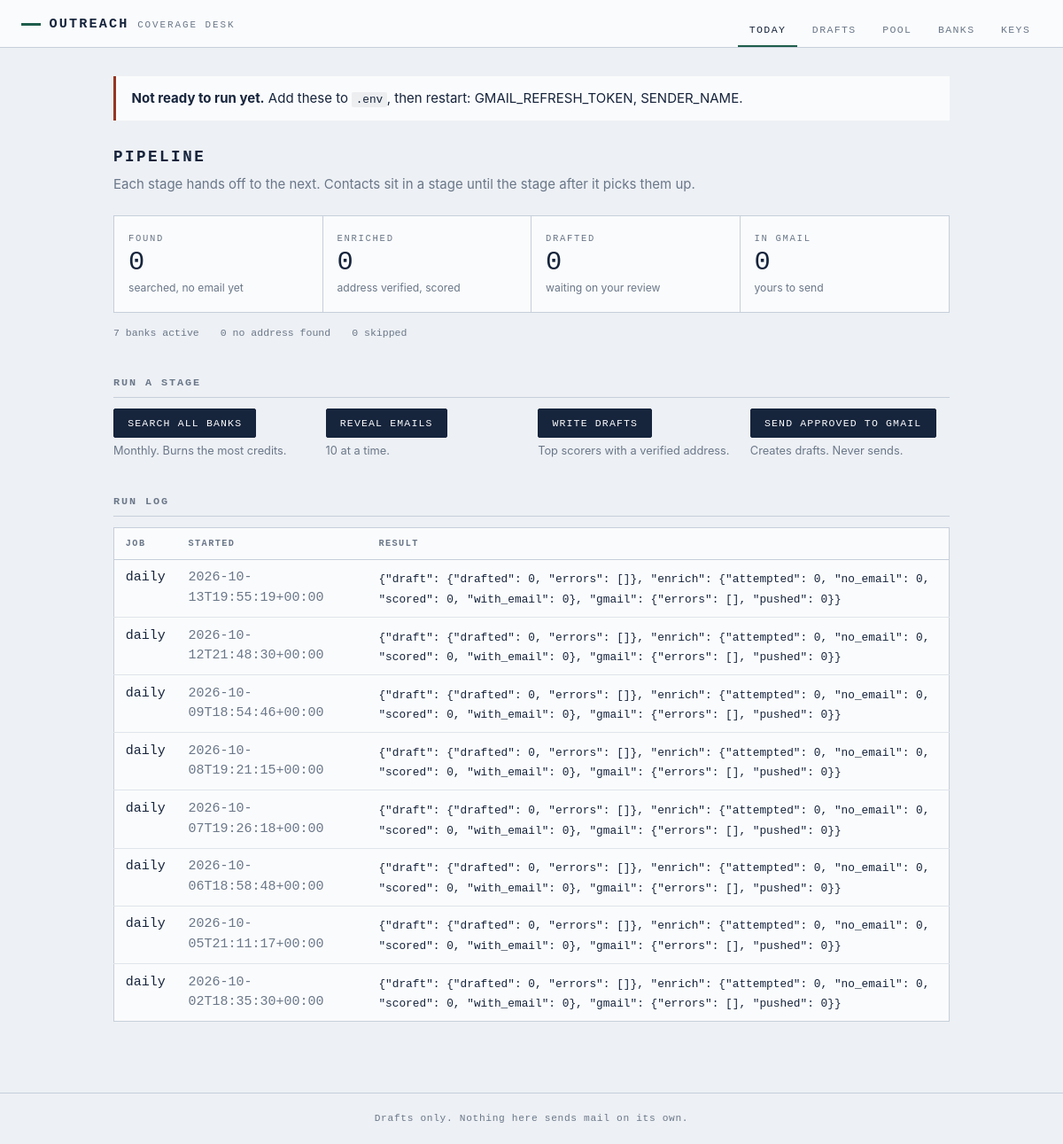
The app's page /, older data.
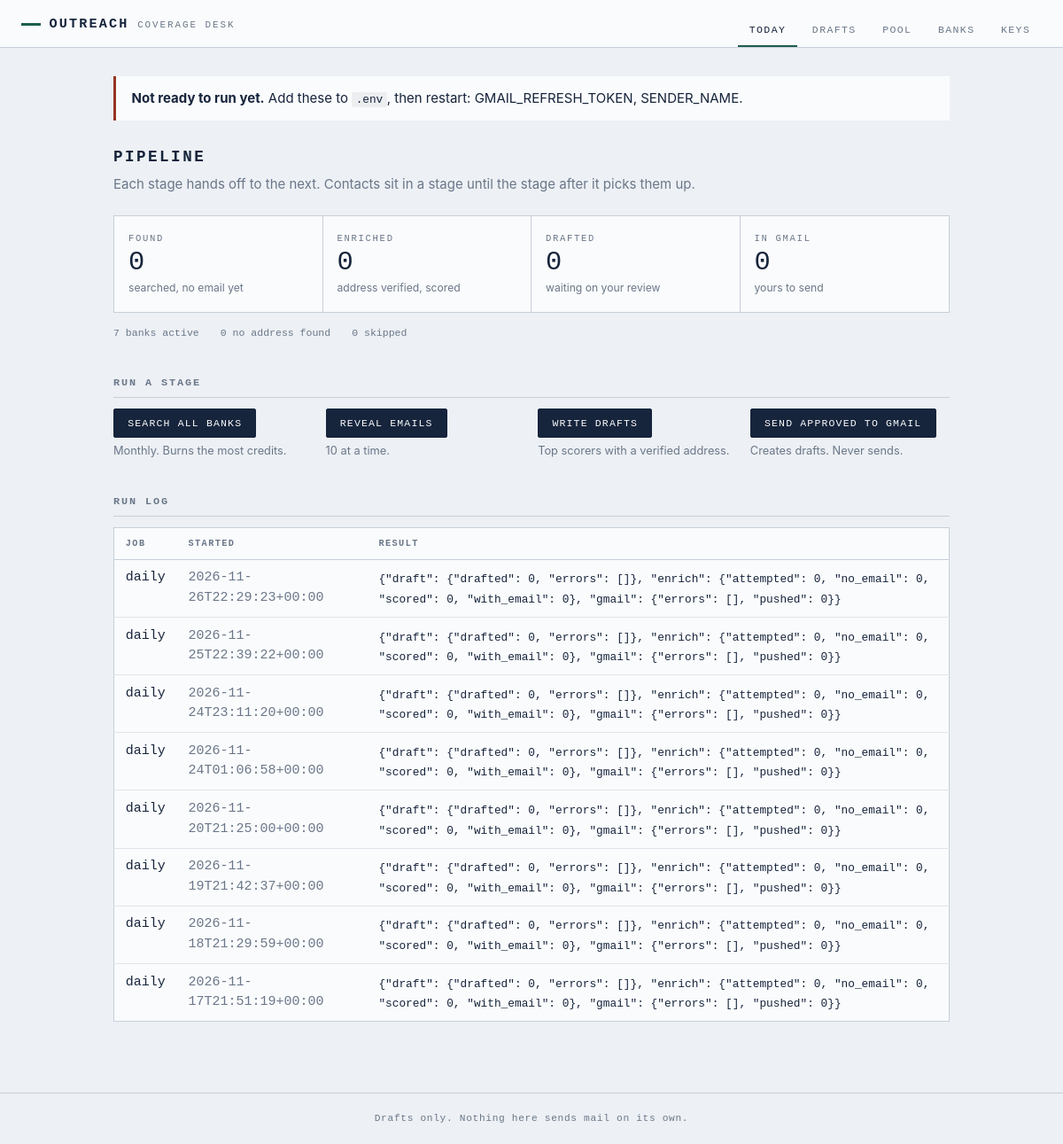
The same page, newer data.
### tables this page shows
CREATE TABLE runs (
    id          INTEGER PRIMARY KEY,
    kind        TEXT,
    started_at  TEXT,
    finished_at TEXT,
    stats       TEXT,
    error       TEXT
);

### web/app.py (the view)
@app.get("/", response_class=HTMLResponse)
def dashboard(request: Request):
    with db.session() as conn:
        counts = db.counts(conn)
        runs = [dict(r) for r in db.recent_runs(conn, 8)]
    for r in runs:
        r["stats"] = json.loads(r["stats"]) if r["stats"] else {}
    return render(request, "dashboard.html", counts=counts, runs=runs,
                  gaps=settings.missing())

### web/templates/dashboard.html
{% extends "base.html" %}
{% block content %}
{% if gaps %}
<div class="notice">
  <p><strong>Not ready to run yet.</strong> Add these to <code>.env</code>, then
  restart: {{ gaps | join(", ") }}.</p>
</div>
{% endif %}
<section class="stage-flow">
  <h1>Pipeline</h1>
  <p class="lede">Each stage hands off to the next. Contacts sit in a stage until
  the stage after it picks them up.</p>
  <ol class="stages">
    <li>
      <span class="stage-name">Found</span>
      <span class="stage-count">{{ counts.get('new', 0) }}</span>
      <span class="stage-note">searched, no email yet</span>
    </li>
    <li>
      <span class="stage-name">Enriched</span>
      <span class="stage-count">{{ counts.get('enriched', 0) }}</span>
      <span class="stage-note">address verified, scored</span>
    </li>
    <li>
      <span class="stage-name">Drafted</span>
      <span class="stage-count">{{ counts.get('drafted', 0) }}</span>
      <span class="stage-note">waiting on your review</span>
    </li>
    <li>
      <span class="stage-name">In Gmail</span>
      <span class="stage-count">{{ counts.get('queued', 0) }}</span>
      <span class="stage-note">yours to send</span>
    </li>
  </ol>
  <div class="stage-aside">
    <span>{{ counts.get('banks', 0) }} banks active</span>
    <span>{{ counts.get('no_email', 0) }} no address found</span>
    <span>{{ counts.get('skipped', 0) }} skipped</span>
  </div>
</section>
<section class="controls">
  <h2>Run a stage</h2>
  <div class="control-row">
    <form method="post" action="/run/refresh">
      <button type="submit">Search all banks</button>
      <span class="hint">Monthly. Burns the most credits.</span>
    </form>
    <form method="post" action="/run/enrich">
      <button type="submit">Reveal emails</button>
      <span class="hint">{{ cfg.enrich_batch if cfg else 10 }} at a time.</span>
    </form>
    <form method="post" action="/run/draft">
      <button type="submit">Write drafts</button>
      <span class="hint">Top scorers with a verified address.</span>
    </form>
    <form method="post" action="/run/push">
      <button type="submit">Send approved to Gmail</button>
      <span class="hint">Creates drafts. Never sends.</span>
    </form>
  </div>
</section>
<section>
  <h2>Run log</h2>
  {% if runs %}
  <table class="ledger">
    <thead>
      <tr><th>Job</th><th>Started</th><th>Result</th></tr>
    </thead>
    <tbody>
      {% for r in runs %}
      <tr>
        <td class="mono">{{ r.kind }}</td>
        <td class="mono dim">{{ r.started_at }}</td>
        <td>
          {% if r.error %}<span class="bad">{{ r.error }}</span>
          {% elif not r.finished_at %}<span class="dim">running</span>
          {% else %}<span class="mono small">{{ r.stats | tojson }}</span>{% endif %}
        </td>
      </tr>
      {% endfor %}
    </tbody>
  </table>
  {% else %}
  <p class="empty">No runs yet. Load your bank list, then search.</p>
  {% endif %}
</section>
{% endblock %}

Row changes from the older to the newer data that the page shows:
no longer on this page (row unchanged): runs: kind "daily", started_at "2026-10-13T19:55:19+00:00", stats|tojson "{\"draft\": {\"drafted\": 0, \"errors\": []}, \"enrich\": {\"attempted\": 0, \"no_email\": 0, \"scored\": 0, \"with_email\": 0}, \"gmail\": {\"errors\": [], \"pushed\": 0}}"
no longer on this page (row unchanged): runs: kind "daily", started_at "2026-10-12T21:48:30+00:00", stats|tojson "{\"draft\": {\"drafted\": 0, \"errors\": []}, \"enrich\": {\"attempted\": 0, \"no_email\": 0, \"scored\": 0, \"with_email\": 0}, \"gmail\": {\"errors\": [], \"pushed\": 0}}"
no longer on this page (row unchanged): runs: kind "daily", started_at "2026-10-09T18:54:46+00:00", stats|tojson "{\"draft\": {\"drafted\": 0, \"errors\": []}, \"enrich\": {\"attempted\": 0, \"no_email\": 0, \"scored\": 0, \"with_email\": 0}, \"gmail\": {\"errors\": [], \"pushed\": 0}}"
no longer on this page (row unchanged): runs: kind "daily", started_at "2026-10-08T19:21:15+00:00", stats|tojson "{\"draft\": {\"drafted\": 0, \"errors\": []}, \"enrich\": {\"attempted\": 0, \"no_email\": 0, \"scored\": 0, \"with_email\": 0}, \"gmail\": {\"errors\": [], \"pushed\": 0}}"
no longer on this page (row unchanged): runs: kind "daily", started_at "2026-10-07T19:26:18+00:00", stats|tojson "{\"draft\": {\"drafted\": 0, \"errors\": []}, \"enrich\": {\"attempted\": 0, \"no_email\": 0, \"scored\": 0, \"with_email\": 0}, \"gmail\": {\"errors\": [], \"pushed\": 0}}"
no longer on this page (row unchanged): runs: kind "daily", started_at "2026-10-06T18:58:48+00:00", stats|tojson "{\"draft\": {\"drafted\": 0, \"errors\": []}, \"enrich\": {\"attempted\": 0, \"no_email\": 0, \"scored\": 0, \"with_email\": 0}, \"gmail\": {\"errors\": [], \"pushed\": 0}}"
no longer on this page (row unchanged): runs: kind "daily", started_at "2026-10-05T21:11:17+00:00", stats|tojson "{\"draft\": {\"drafted\": 0, \"errors\": []}, \"enrich\": {\"attempted\": 0, \"no_email\": 0, \"scored\": 0, \"with_email\": 0}, \"gmail\": {\"errors\": [], \"pushed\": 0}}"
no longer on this page (row unchanged): runs: kind "daily", started_at "2026-10-02T18:35:30+00:00", stats|tojson "{\"draft\": {\"drafted\": 0, \"errors\": []}, \"enrich\": {\"attempted\": 0, \"no_email\": 0, \"scored\": 0, \"with_email\": 0}, \"gmail\": {\"errors\": [], \"pushed\": 0}}"
added runs: kind "daily", started_at "2026-11-26T22:29:23+00:00", stats|tojson "{\"draft\": {\"drafted\": 0, \"errors\": []}, \"enrich\": {\"attempted\": 0, \"no_email\": 0, \"scored\": 0, \"with_email\": 0}, \"gmail\": {\"errors\": [], \"pushed\": 0}}"
added runs: kind "daily", started_at "2026-11-25T22:39:22+00:00", stats|tojson "{\"draft\": {\"drafted\": 0, \"errors\": []}, \"enrich\": {\"attempted\": 0, \"no_email\": 0, \"scored\": 0, \"with_email\": 0}, \"gmail\": {\"errors\": [], \"pushed\": 0}}"
added runs: kind "daily", started_at "2026-11-24T23:11:20+00:00", stats|tojson "{\"draft\": {\"drafted\": 0, \"errors\": []}, \"enrich\": {\"attempted\": 0, \"no_email\": 0, \"scored\": 0, \"with_email\": 0}, \"gmail\": {\"errors\": [], \"pushed\": 0}}"
added runs: kind "daily", started_at "2026-11-24T01:06:58+00:00", stats|tojson "{\"draft\": {\"drafted\": 0, \"errors\": []}, \"enrich\": {\"attempted\": 0, \"no_email\": 0, \"scored\": 0, \"with_email\": 0}, \"gmail\": {\"errors\": [], \"pushed\": 0}}"
added runs: kind "daily", started_at "2026-11-20T21:25:00+00:00", stats|tojson "{\"draft\": {\"drafted\": 0, \"errors\": []}, \"enrich\": {\"attempted\": 0, \"no_email\": 0, \"scored\": 0, \"with_email\": 0}, \"gmail\": {\"errors\": [], \"pushed\": 0}}"
added runs: kind "daily", started_at "2026-11-19T21:42:37+00:00", stats|tojson "{\"draft\": {\"drafted\": 0, \"errors\": []}, \"enrich\": {\"attempted\": 0, \"no_email\": 0, \"scored\": 0, \"with_email\": 0}, \"gmail\": {\"errors\": [], \"pushed\": 0}}"
added runs: kind "daily", started_at "2026-11-18T21:29:59+00:00", stats|tojson "{\"draft\": {\"drafted\": 0, \"errors\": []}, \"enrich\": {\"attempted\": 0, \"no_email\": 0, \"scored\": 0, \"with_email\": 0}, \"gmail\": {\"errors\": [], \"pushed\": 0}}"
added runs: kind "daily", started_at "2026-11-17T21:51:19+00:00", stats|tojson "{\"draft\": {\"drafted\": 0, \"errors\": []}, \"enrich\": {\"attempted\": 0, \"no_email\": 0, \"scored\": 0, \"with_email\": 0}, \"gmail\": {\"errors\": [], \"pushed\": 0}}"
